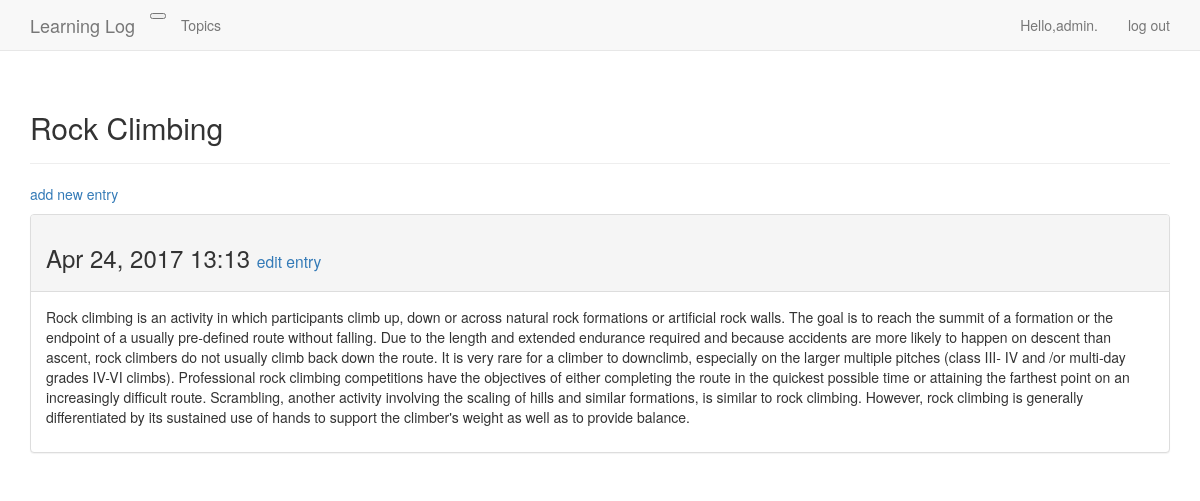
The page /topics/2/ (signed in) on the database its author committed.
### learning_logs/models.py (models this page shows, shortened)
class Topic(models.Model):
    text = models.CharField(max_length=200)
    date_added = models.DateTimeField(auto_now_add=True)
    owner = models.ForeignKey(User)
    def __str__(self):
        return self.text

class Entry(models.Model):
    topic = models.ForeignKey(Topic)
    text = models.TextField()
    date_added = models.DateTimeField(auto_now_add=True)
    class Meta:
        verbose_name_plural = 'entries'

### learning_logs/views.py (the view)
# urls.py: url(r'^topics/(?P<topic_id>\d+)/$', views.topic, name='topic'),
@login_required
def topic(request, topic_id):
    topic= Topic.objects.get(id=topic_id)
    if topic.owner !=request.user:
        raise Http404
    entries= topic.entry_set.order_by('-date_added')
    context={'topic':topic,'entries':entries}
    return render(request, 'learning_logs/topic.html', context)

### learning_logs/templates/learning_logs/topic.html (shortened to what this page needs)
<!DOCTYPE html>
<html lang="en">
<head>
</head>
<body>
{% extends "learning_logs/base.html" %}
{% block header %}
<h2>{{ topic }}</h2>
{% endblock header %}
{% block content %}
  <p>
      <a href="{% url 'learning_logs:new_entry' topic.id %}">add new entry</a>
  </p>
  {% for entry in entries %}
    <div class="panel panel-default">
        <div class="panel-heading">
            <h3>
                {{ entry.date_added|date:'M d, Y H:i' }}
                <small>
                    <a href="{% url 'learning_logs:edit_entry' entry.id %}">edit entry</a>
                </small>
            </h3>
        </div>
        <div class="panel-body">
            {{ entry.text|linebreaks }}
        </div>
    </div>
  {% empty %}
       There are no entries for this topic yet.
  {% endfor %}
{% endblock content %}

### learning_logs/templates/learning_logs/base.html (shortened to what this page needs)
{% load bootstrap3 %}
<!DOCTYPE html>
<html lang="en">
<head>
    {% bootstrap_css%}
</head>
<body>
 <nav class="navbar navbar-default navbar-static-top">
     <div class="container">
         <div class="navbar-header">
             <button type="button" class="navber-toggle collapsed"
                     data-toggle="collapse" data-target="#navbar"
                     aria-expanded="false" aria-controls="navbar">
             </button>
             <a class="navbar-brand" href="{% url 'learning_logs:index' %}">
                 Learning Log</a>
         </div>
         <div id="navbar" class="navbar-collapse collapse">
             <ul class="nav navbar-nav">
                 <li><a href="{% url 'learning_logs:topics' %}">Topics</a> </li>
             </ul>
             <ul class="nav navbar-nav navbar-right">
                 {% if user.is_authenticated %}
                 <li><a>Hello,{{ user.username }}.</a></li>
                 <li><a href="{% url 'users:logout' %}">log out</a> </li>
                 {% else %}
                 <li><a href="{% url 'users:register' %}">register</a> </li>
                 <li><a href="{% url 'users:login' %}">log in</a></li>
                 {% endif %}
             </ul>
         </div>
     </div>
 </nav>
<div class="container">
    <div class="page-header">
        {% block header %}{% endblock header %}
    </div>
    <div>
        {% block content %}{% endblock content %}
    </div>
</div>
</body>
</html>

### rows shown on the page
Topic: text "Rock Climbing"
Entry: date_added "Apr 24, 2017 13:13", text "Rock climbing is an activity in which participants climb up, down or across natural rock formations or artificial rock walls. The goal is to reach the summit of a formation or the endpoint of a usually pre-defined route without falling. Due to the length and extended endurance required and because accidents are more likely to happen on descent than ascent, rock climbers do not usually climb back down the route. It is very rare for a climber to downclimb, especially on the larger multiple pitches (class III- IV and /or multi-day grades IV-VI climbs). Professional rock climbing competitions have the objectives of either completing the route in the quickest possible time or attaining the…"

### other values the page prints
{{ user.username }} "admin"
